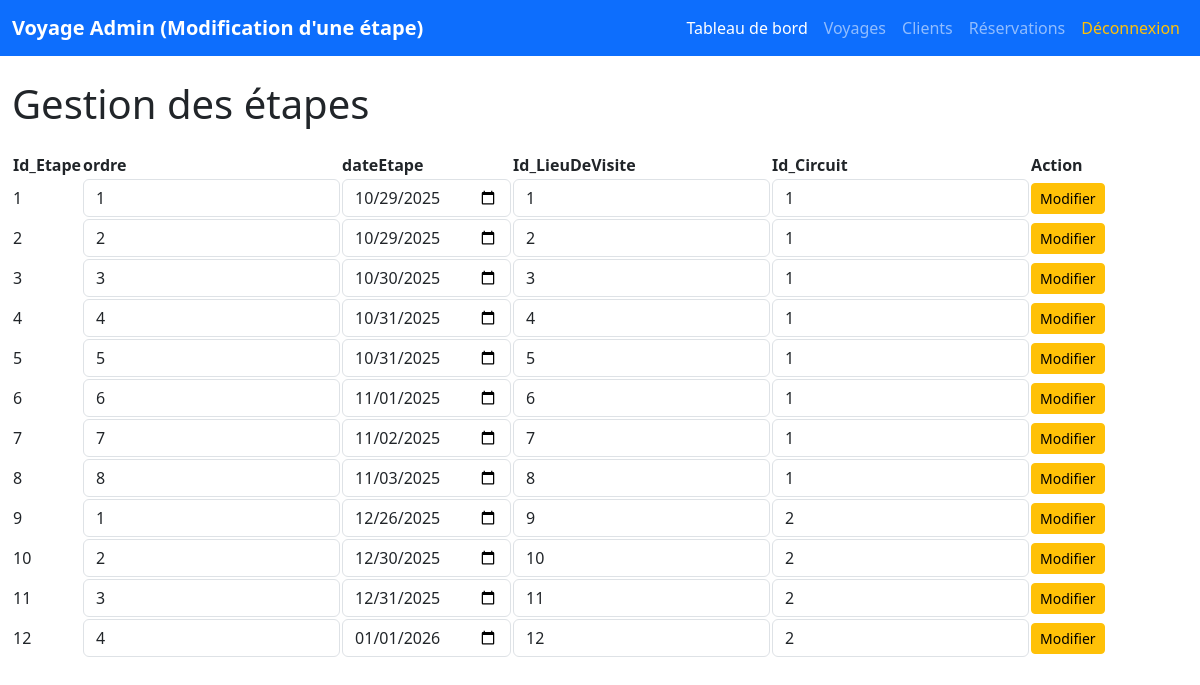
/modif_etape.php, run on the app's committed database.
### tables this page shows
CREATE TABLE IF NOT EXISTS `etape` (
  `Id_Etape` int NOT NULL AUTO_INCREMENT,
  `ordre` int DEFAULT NULL,
  `dateEtape` date DEFAULT NULL,
  `Id_LieuDeVisite` int NOT NULL,
  `Id_Circuit` int NOT NULL,
  PRIMARY KEY (`Id_Etape`),
  KEY `Id_LieuDeVisite` (`Id_LieuDeVisite`),
  KEY `Id_Circuit` (`Id_Circuit`)
);

### modif_etape.php (the view, shortened to what this page needs)
<?php
include "connect.php";
$sql = 'SELECT Id_Etape, ordre, dateEtape, Id_LieuDeVisite, Id_Circuit
        FROM etape
        ORDER BY Id_Etape';
$result = $bdd->query($sql);
$etape = $result->fetchAll(PDO::FETCH_ASSOC);
?>
<!DOCTYPE html>
<html lang="fr">
<head>
    <link href="https://cdn.jsdelivr.net/npm/bootstrap@5.3.8/dist/css/bootstrap.min.css" rel="stylesheet">
</head>
<body>
    <nav class="navbar navbar-expand-lg navbar-dark bg-primary w-100">
        <div class="container-fluid">
            <a class="navbar-brand fw-bold" href="admin.php"> Voyage Admin (Modification d'une étape)</a>
            <div class="collapse navbar-collapse" id="navbarNav">
                <ul class="navbar-nav ms-auto">
                    <li class="nav-item"><a class="nav-link active" href="#">Tableau de bord</a></li>
                    <li class="nav-item"><a class="nav-link" href="#">Voyages</a></li>
                    <li class="nav-item"><a class="nav-link" href="#">Clients</a></li>
                    <li class="nav-item"><a class="nav-link" href="#">Réservations</a></li>
                    <li class="nav-item"><a class="nav-link text-warning" href="index.html">Déconnexion</a></li>
                </ul>
            </div>
        </div>
    </nav>
    <div class="container-fluid mt-4">
        <h1 class="mb-4">Gestion des étapes</h1>
        <table>
            <tr>
                <th scope="col">Id_Etape</th>
                <th scope="col">ordre</th>
                <th scope="col">dateEtape</th>
                <th scope="col">Id_LieuDeVisite</th>
                <th scope="col">Id_Circuit</th>
                <th scope="col">Action</th>
            </tr>
            <tbody>
                <?php foreach ($etape as $ligne): ?>
                    <tr>
                        <form method="post">
                            <td>
                                <?php echo ($ligne['Id_Etape']) ?>
                            </td>
                            <td><input type="text" name="ordre" value="<?php echo ($ligne['ordre']) ?>" class="form-control"></td>
                            <td>
                                <input type="date" name="dateEtape"
                                    value="<?php echo (substr($ligne['dateEtape'], 0, 10)) ?>"
                                    class="form-control">
                            </td>
                            <td><input type="number" name="Id_LieuDeVisite" value="<?php echo ($ligne['Id_LieuDeVisite']) ?>" class="form-control"></td>
                            <td><input type="number" name="Id_Circuit" value="<?php echo ($ligne['Id_Circuit']) ?>" class="form-control"></td>
                            <td>
                                <button type="submit" name="update" class="btn btn-warning btn-sm">Modifier</button>
                            </td>
                        </form>
                    </tr>
                <?php endforeach; ?>
            </tbody>
        </table>
    </div>
</body>
</html>

### data on the page
etape: Id_Etape "1", ordre "1", dateEtape "10/29/2025", Id_LieuDeVisite "1", Id_Circuit "1"
etape: Id_Etape "2", ordre "2", dateEtape "10/29/2025", Id_LieuDeVisite "2", Id_Circuit "1"
etape: Id_Etape "3", ordre "3", dateEtape "10/30/2025", Id_LieuDeVisite "3", Id_Circuit "1"
etape: Id_Etape "4", ordre "4", dateEtape "10/31/2025", Id_LieuDeVisite "4", Id_Circuit "1"
etape: Id_Etape "5", ordre "5", dateEtape "10/31/2025", Id_LieuDeVisite "5", Id_Circuit "1"
etape: Id_Etape "6", ordre "6", dateEtape "11/01/2025", Id_LieuDeVisite "6", Id_Circuit "1"
etape: Id_Etape "7", ordre "7", dateEtape "11/02/2025", Id_LieuDeVisite "7", Id_Circuit "1"
etape: Id_Etape "8", ordre "8", dateEtape "11/03/2025", Id_LieuDeVisite "8", Id_Circuit "1"
etape: Id_Etape "9", ordre "1", dateEtape "12/26/2025", Id_LieuDeVisite "9", Id_Circuit "2"
etape: Id_Etape "10", ordre "2", dateEtape "12/30/2025", Id_LieuDeVisite "10", Id_Circuit "2"
etape: Id_Etape "11", ordre "3", dateEtape "12/31/2025", Id_LieuDeVisite "11", Id_Circuit "2"
etape: Id_Etape "12", ordre "4", dateEtape "01/01/2026", Id_LieuDeVisite "12", Id_Circuit "2"
